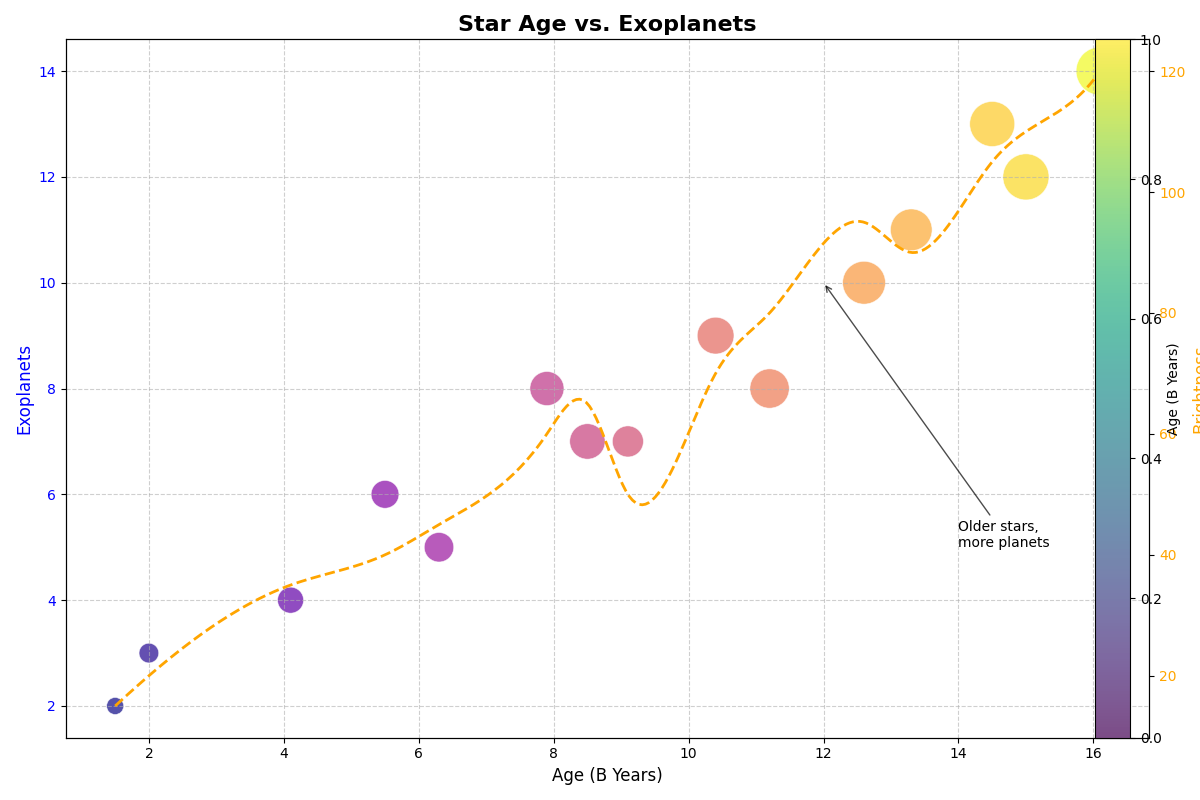

Recreate this plot in Python.
import matplotlib.pyplot as plt
import numpy as np
from scipy.interpolate import make_interp_spline

# Data preparation
star_ages = np.array([1.5, 2.0, 4.1, 5.5, 6.3, 7.9, 8.5, 9.1, 10.4, 11.2, 12.6, 13.3, 14.5, 15.0, 16.1])
exoplanets_count = np.array([2, 3, 4, 6, 5, 8, 7, 7, 9, 8, 10, 11, 13, 12, 14])
brightness = np.array([15, 20, 35, 40, 45, 60, 65, 50, 70, 80, 95, 90, 105, 110, 120])

# New color map based on a different color scheme
colors = plt.cm.plasma((star_ages - star_ages.min()) / (star_ages.max() - star_ages.min()))

fig, ax1 = plt.subplots(figsize=(12, 8))

scatter = ax1.scatter(star_ages, exoplanets_count, s=brightness*10, c=colors, alpha=0.7, edgecolors='w', linewidth=0.5)
ax1.set_xlabel('Age (B Years)', fontsize=12)
ax1.set_ylabel('Exoplanets', fontsize=12, color='blue')
ax1.tick_params(axis='y', labelcolor='blue')

ax2 = ax1.twinx()
x_smooth = np.linspace(star_ages.min(), star_ages.max(), 300)
spl = make_interp_spline(star_ages, brightness, k=3)
brightness_smooth = spl(x_smooth)
ax2.plot(x_smooth, brightness_smooth, color='orange', linewidth=2, linestyle='--')
ax2.set_ylabel('Brightness', fontsize=12, color='orange')
ax2.tick_params(axis='y', labelcolor='orange')

plt.title('Star Age vs. Exoplanets', fontsize=16, fontweight='bold')
ax1.grid(True, linestyle='--', alpha=0.6)

cbar = plt.colorbar(scatter, ax=ax1, orientation='vertical', fraction=0.05, pad=0.04)
cbar.set_label('Age (B Years)', fontsize=10)

ax1.annotate('Older stars,\nmore planets', xy=(12, 10), xytext=(14, 5),
             arrowprops=dict(facecolor='black', arrowstyle='->', alpha=0.7), fontsize=10)

fig.tight_layout()

plt.show()
